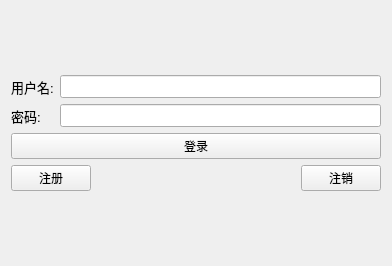
<?xml version="1.0" encoding="UTF-8"?>
<ui version="4.0">
 <class>TcpClient</class>
 <widget class="QWidget" name="TcpClient">
  <property name="geometry">
   <rect>
    <x>0</x>
    <y>0</y>
    <width>392</width>
    <height>266</height>
   </rect>
  </property>
  <property name="windowTitle">
   <string>TcpClient</string>
  </property>
  <layout class="QVBoxLayout" name="verticalLayout_2">
   <item>
    <layout class="QVBoxLayout" name="verticalLayout">
     <item>
      <layout class="QGridLayout" name="gridLayout">
       <item row="0" column="0">
        <widget class="QLabel" name="name_lan">
         <property name="font">
          <font>
           <pointsize>10</pointsize>
          </font>
         </property>
         <property name="text">
          <string>用户名:</string>
         </property>
        </widget>
       </item>
       <item row="0" column="1">
        <widget class="QLineEdit" name="name_le">
         <property name="font">
          <font>
           <pointsize>10</pointsize>
          </font>
         </property>
        </widget>
       </item>
       <item row="1" column="0">
        <widget class="QLabel" name="pwd_lan">
         <property name="font">
          <font>
           <pointsize>10</pointsize>
          </font>
         </property>
         <property name="text">
          <string>密码:</string>
         </property>
        </widget>
       </item>
       <item row="1" column="1">
        <widget class="QLineEdit" name="pwd_le">
         <property name="font">
          <font>
           <pointsize>10</pointsize>
          </font>
         </property>
         <property name="echoMode">
          <enum>QLineEdit::Password</enum>
         </property>
        </widget>
       </item>
       <item row="2" column="0" colspan="2">
        <widget class="QPushButton" name="login_pb">
         <property name="text">
          <string>登录</string>
         </property>
        </widget>
       </item>
      </layout>
     </item>
     <item>
      <layout class="QHBoxLayout" name="horizontalLayout">
       <item>
        <widget class="QPushButton" name="regist_pb">
         <property name="text">
          <string>注册</string>
         </property>
        </widget>
       </item>
       <item>
        <spacer name="horizontalSpacer">
         <property name="orientation">
          <enum>Qt::Horizontal</enum>
         </property>
         <property name="sizeHint" stdset="0">
          <size>
           <width>40</width>
           <height>20</height>
          </size>
         </property>
        </spacer>
       </item>
       <item>
        <widget class="QPushButton" name="cancel_pb">
         <property name="text">
          <string>注销</string>
         </property>
        </widget>
       </item>
      </layout>
     </item>
    </layout>
   </item>
  </layout>
 </widget>
 <resources/>
 <connections/>
</ui>
